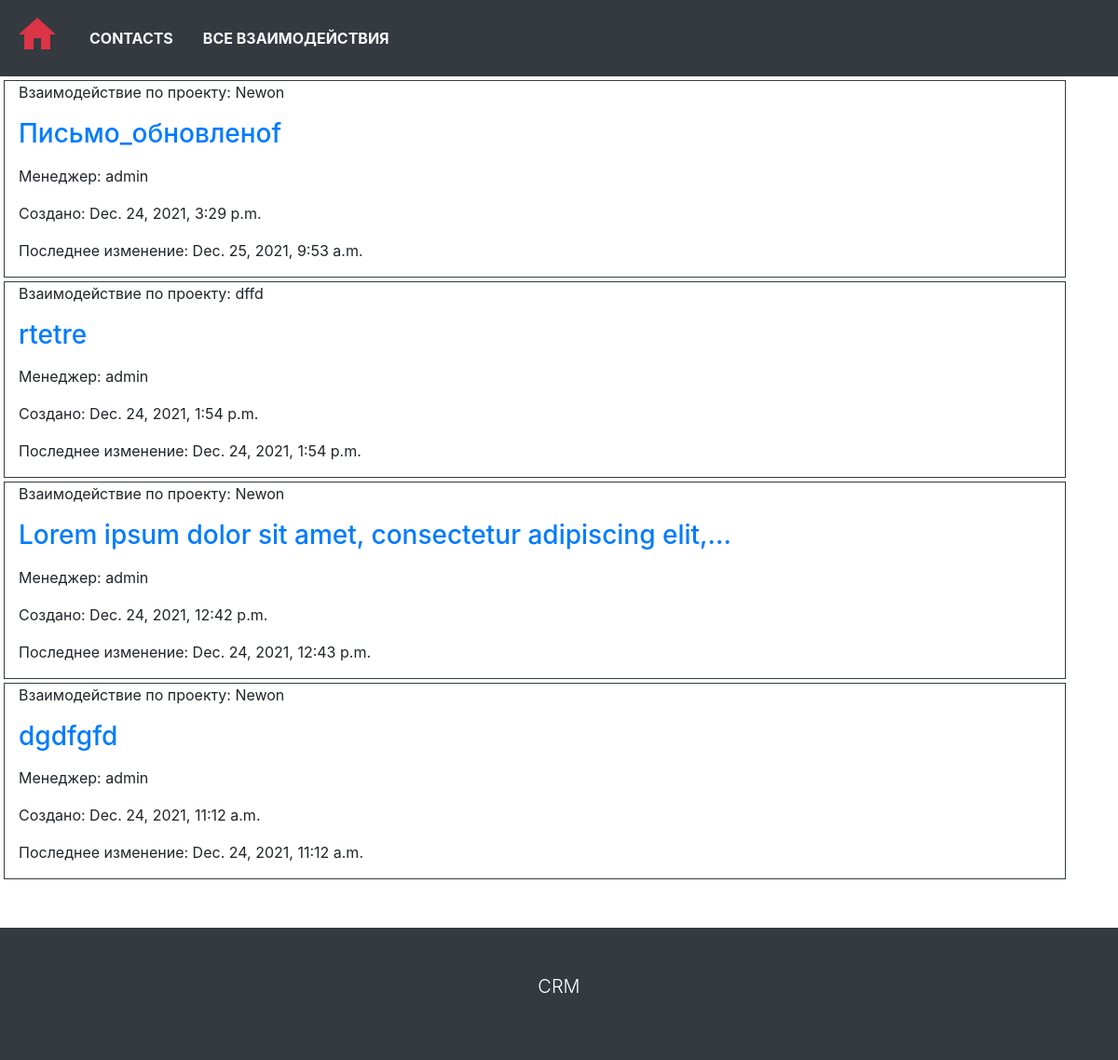
Page /z/interactions/ on the committed database.
### main_crm/models.py (models this page shows, shortened)
class Interaction(models.Model):
    project = models.ForeignKey('Project', on_delete=models.CASCADE)
    CHANNELS = (
        ('r', 'Заявка'),
        ('l', 'Письмо'),
        ('w', 'Сайт'),
        ('i', 'Инициатива компании'),
    )
    channel = models.CharField(max_length=1, choices=CHANNELS)
    manager = models.ForeignKey(User, on_delete=models.CASCADE)
    description = RichTextUploadingField(blank=True)
    MARKS = (
        ('1', 'Ужасно'),
        ('2', 'Плохо'),
        ('3', 'Нормально'),
        ('4', 'Хорошо'),
        ('5', 'Отлично'),
    )
    mark = models.CharField(max_length=1, choices=MARKS)
    created_at = models.DateTimeField(auto_now_add=True)
    updated_at = models.DateTimeField(auto_now=True)
    class Meta:
        ordering = ['-updated_at']
        verbose_name = 'Interaction'
        verbose_name_plural = 'Interactions'

class Project(models.Model):
    user = models.ForeignKey('Company', on_delete=models.CASCADE)
    title = models.CharField(max_length=250)
    description = RichTextUploadingField(blank=True)
    started_at = models.DateField()
    finished_at = models.DateField(blank=True, null=True)
    cost = models.IntegerField(blank=True, null=True, validators=(MinValueValidator(0),))
    class Meta:
        ordering = ['-started_at']
        verbose_name = 'Project'
        verbose_name_plural = 'Projects'

### main_crm/views.py (the view)
# urls.py: path('<slug:slug>/interactions/', views.CompanyInteractionListView.as_view(), name='company-interactions-list'),
class CompanyInteractionListView(ListView):
    template_name = 'cms_mainpage/company_interaction_list_page.html'
    def get_queryset(self):
        return Interaction.objects.filter(project__user__slug=self.kwargs['slug'])

### main_crm/templates/cms_mainpage/company_interaction_list_page.html (shortened to what this page needs)
{% extends 'base.html' %}
{% block content %}
{% if object_list.exists %}
{% for interaction in object_list %}
<div class="container m-1 border border-dark">
    <p>Взаимодействие по проекту: {{ interaction.project.title }}</p>
    <p><a class="h3 text-decoration-none" href="{% url 'interaction-detail' interaction.pk %}">
        {{ interaction.description|safe|truncatechars:60 }}</a></p>
    <p>Менеджер: {{ interaction.manager }}</p>
    <p>Создано: {{ interaction.created_at }}</p>
    <p>Последнее изменение: {{ interaction.updated_at }}</p>
</div>
{% endfor %}
{% else %}
<p class="mt-5 font-weight-bold text-center text-muted display-4">Записи отсутствуют.</p>
{% endif %}
{% endblock %}

### main_crm/static/cms/css/style.css (style rules this page uses)
html, body { height: 100%; }

### rows in the picture
Interaction: project "Newon", manager "admin", created_at "Dec. 24, 2021, 3:29 p.m.", updated_at "Dec. 25, 2021, 9:53 a.m."
Interaction: project "dffd", manager "admin", created_at "Dec. 24, 2021, 1:54 p.m.", updated_at "Dec. 24, 2021, 1:54 p.m."
Interaction: project "Newon", manager "admin", created_at "Dec. 24, 2021, 12:42 p.m.", updated_at "Dec. 24, 2021, 12:43 p.m."
Interaction: project "Newon", manager "admin", created_at "Dec. 24, 2021, 11:12 a.m.", updated_at "Dec. 24, 2021, 11:12 a.m."
